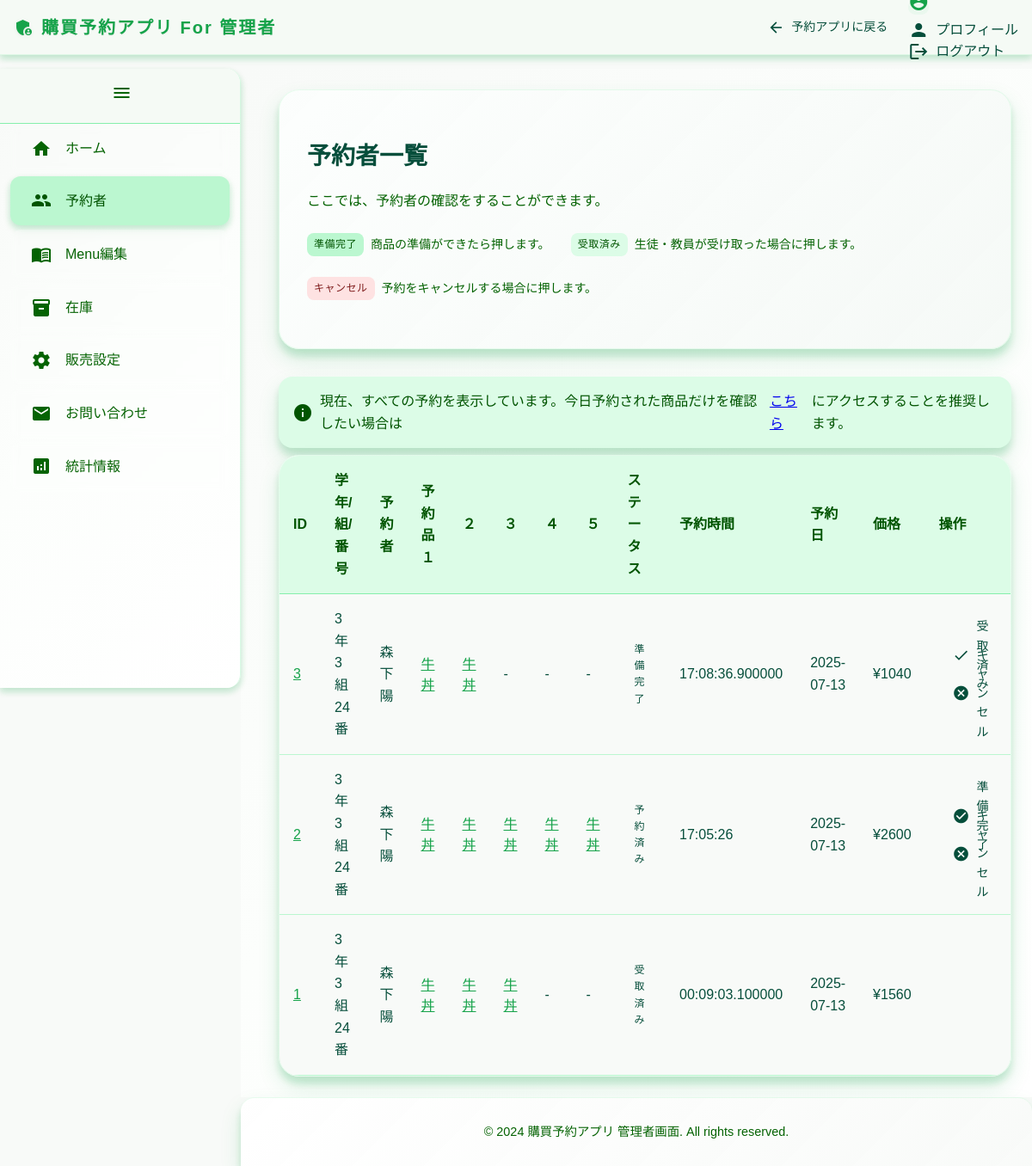
The page /admin/reserve_list (signed in) on the database its author committed.
### kobuy_app/models/models.py (models this page shows, shortened)
class Reserved(db.Model):
    @staticmethod
    def current_date():
        return datetime.datetime.now().date()
    @staticmethod
    def current_time():
        """
        現在の時刻を取得し、ミリ秒を1/10秒単位に丸める
        """
        now = datetime.datetime.now()
        microseconds = now.microsecond // 100000  # ミリ秒を1/10秒単位に丸める
        rounded_time = now.replace(microsecond=microseconds * 100000)
        return rounded_time.time()
    __tablename__ = 'reserved'
    id = db.Column(db.Integer, primary_key=True)
    user_id = db.Column(db.Integer, db.ForeignKey('user.id'), nullable=False)
    product_id_0 = db.Column(db.Integer, db.ForeignKey('menu.id'), nullable=False)
    product_id_1 = db.Column(db.Integer, db.ForeignKey('menu.id'), default=None)
    product_id_2 = db.Column(db.Integer, db.ForeignKey('menu.id'), default=None)
    product_id_3 = db.Column(db.Integer, db.ForeignKey('menu.id'), default=None)
    product_id_4 = db.Column(db.Integer, db.ForeignKey('menu.id'), default=None)
    reserve_day = db.Column(db.Date, default=current_date)
    reserve_time = db.Column(db.Time, default=current_time)
    price = db.Column(db.Integer)
    state = db.Column(db.String(255))
    user = db.relationship('User', backref='reservations')
    menu_item_0 = db.relationship('Menu', foreign_keys=[product_id_0])
    menu_item_1 = db.relationship('Menu', foreign_keys=[product_id_1])
    menu_item_2 = db.relationship('Menu', foreign_keys=[product_id_2])
    menu_item_3 = db.relationship('Menu', foreign_keys=[product_id_3])
    menu_item_4 = db.relationship('Menu', foreign_keys=[product_id_4])

class User(UserMixin, db.Model):
    __tablename__ = 'user'
    id = db.Column(db.Integer, primary_key=True)
    lastname = db.Column(db.String, nullable=False)
    firstname = db.Column(db.String, nullable=False)
    email = db.Column(db.String, nullable=False, unique=True)
    grade = db.Column(db.Integer, nullable=False)
    cls = db.Column(db.Integer, nullable=False)
    num = db.Column(db.Integer, nullable=False)
    password_hash = db.Column(db.String, nullable=False)
    roles = db.relationship('Role', secondary=roles_users, backref=db.backref('users', lazy='dynamic'))
    def has_role(self, role_name):
        return role_name in [role.name for role in self.roles]

class Menu(db.Model):
    __tablename__ = 'menu'
    id = db.Column(db.Integer, primary_key=True)
    orders = db.Column(db.Integer, nullable=False, default=0)
    productname = db.Column(db.String(255))
    price = db.Column(db.String(255))
    buy_cnt = db.Column(db.Integer) # 購入された回数
    explanation = db.Column(db.String(255))
    product_image = db.Column(db.String(255))
    category_id = db.Column(db.Integer, db.ForeignKey('menu_category.id'))

### kobuy_app/views.py (the view)
@app.route("/admin/reserve_list")
@login_required
@admin_required
def reserve_list():
    data = current_webdata("予約者リスト")
    allday = True
    reserve = Reserved.query.order_by(Reserved.id.desc()).all()
    if request.headers.get('X-Requested-With') == 'XMLHttpRequest':
        return render_template("admin/reserve_list.html", reserve=reserve, allday=allday, data=data)
    return render_template("admin/reserve_list.html", reserve=reserve, allday=allday, data=data)

### kobuy_app/__init__.py (called while the page is built)
@login_manager.user_loader
def load_user(user_id):
    return User.query.get(int(user_id))

def admin_required(f):
    @wraps(f)
    def decorated_function(*args, **kwargs):
        if not current_user.is_authenticated or not current_user.has_role("admin"):
            flash("permission denied", "error")
            return redirect("/")
        return f(*args, **kwargs)
    return decorated_function

def login_required(func):
    @wraps(func)
    def decorated_view(*args, **kwargs):
        if request.method in EXEMPT_METHODS or current_app.config.get("LOGIN_DISABLED"):
            pass
        elif not current_user.is_authenticated:
            flash("このページにアクセスするにはログインしてください", "error")
            return current_app.login_manager.unauthorized()
        if callable(getattr(current_app, "ensure_sync", None)):
            return current_app.ensure_sync(func)(*args, **kwargs)
        return func(*args, **kwargs)
    return decorated_view

### kobuy_app/models/models.py (called while the page is built)
    def __repr__(self):
        return f'<Role {self.name}>'

### kobuy_app/views.py (called while the page is built, shortened)
def current_webdata(webtitle: str) -> dict:
    if current_user.is_authenticated:
        data = {
            "webtitle": webtitle,
            "current_user_id": current_user.id,
            "current_user_email": current_user.email,
            "current_user_lastname": current_user.lastname,
            "current_user_firstname": current_user.firstname,
            "current_user_grade": current_user.grade,
            "current_user_cls": current_user.cls,
            "current_user_num": current_user.num,
            "role": str(current_user.roles)
        }
    return data

### kobuy_app/templates/admin/reserve_list.html (shortened to what this page needs)
{% extends "admin_layout.html" %}
{% block content %}
<div class="reserve-list-container">
    <div class="page-header">
        <div class="header-content">
            <h2>予約者一覧{% if allday is not true %}（本日分のみ表示中）{% endif %}</h2>
            <p class="page-description">
                ここでは、予約者の確認をすることができます。
            </p>
        </div>
        <div class="status-guide">
            <div class="status-item">
                <span class="status-badge status-ready">準備完了</span>
                <span>商品の準備ができたら押します。</span>
            </div>
            <div class="status-item">
                <span class="status-badge status-completed">受取済み</span>
                <span>生徒・教員が受け取った場合に押します。</span>
            </div>
            <div class="status-item">
                <span class="status-badge status-cancelled">キャンセル</span>
                <span>予約をキャンセルする場合に押します。</span>
            </div>
        </div>
    </div>
    {% if allday is true %}
    <div class="alert alert-info" role="alert">
        <span class="material-icons">info</span>
        現在、すべての予約を表示しています。今日予約された商品だけを確認したい場合は
        <a href="/admin/reserve_list/today" class="alert-link">こちら</a>にアクセスすることを推奨します。
    </div>
    {% endif %}
    <div class="table-container desktop-only">
        <table class="table">
            <thead>
                <tr>
                    <th>ID</th>
                    <th>学年/組/番号</th>
                    <th>予約者</th>
                    <th>予約品１</th>
                    <th>２</th>
                    <th>３</th>
                    <th>４</th>
                    <th>５</th>
                    <th>ステータス</th>
                    <th>予約時間</th>
                    {% if allday is true %}
                    <th>予約日</th>
                    {% endif %}
                    <th>価格</th>
                    <th>操作</th>
                </tr>
            </thead>
            <tbody>
                {% for reserve in reserve %}
                <tr {% if reserve.state == "キャンセル" %}class="cancelled-row"{% endif %}>
                    <td>
                        <button class="detail-btn" onclick="showReservationDetail({{ reserve.id }})">
                            {{ reserve.id }}
                        </button>
                    </td>
                    <td>{{ reserve.user.grade }}年{{ reserve.user.cls }}組{{  reserve.user.num }}番</td>
                    <td>{{ reserve.user.lastname }}{{ reserve.user.firstname }}</td>
                    <td>
                        {% if reserve.menu_item_0 %}
                        <button class="product-btn" onclick="showProductDetail({{ reserve.menu_item_0.id }})">
                            {{ reserve.menu_item_0.productname }}
                        </button>
                        {% else %}
                        -
                        {% endif %}
                    </td>
                    <td>
                        {% if reserve.menu_item_1 %}
                        <button class="product-btn" onclick="showProductDetail({{ reserve.menu_item_1.id }})">
                            {{ reserve.menu_item_1.productname }}
                        </button>
                        {% else %}
                        -
                        {% endif %}
                    </td>
                    <td>
                        {% if reserve.menu_item_2 %}
                        <button class="product-btn" onclick="showProductDetail({{ reserve.menu_item_2.id }})">
                            {{ reserve.menu_item_2.productname }}
                        </button>
                        {% else %}
                        -
                        {% endif %}
                    </td>
                    <td>
                        {% if reserve.menu_item_3 %}
                        <button class="product-btn" onclick="showProductDetail({{ reserve.menu_item_3.id }})">
                            {{ reserve.menu_item_3.productname }}
                        </button>
                        {% else %}
                        -
                        {% endif %}
                    </td>
                    <td>
                        {% if reserve.menu_item_4 %}
                        <button class="product-btn" onclick="showProductDetail({{ reserve.menu_item_4.id }})">
                            {{ reserve.menu_item_4.productname }}
                        </button>
                        {% else %}
                        -
                        {% endif %}
                    </td>
                    <td>
                        <span class="status-badge status-{{ reserve.state.lower() }}">
                            {{ reserve.state }}
                        </span>
                    </td>
                    <td>{{ reserve.reserve_time }}</td>
                    {% if allday is true %}
                    <td>{{ reserve.reserve_day }}</td>
                    {% endif %}
                    <td>¥{{ reserve.price }}</td>
                    <td>
                        <div class="action-buttons">
                            {% if reserve.state == "予約済み" %}
                            <md-filled-tonal-button onclick="updateReservationStatus({{ reserve.id }}, 'ready')" class="action-btn">
                                <span slot="icon" class="material-icons">check_circle</span>
                                準備完了
                            </md-filled-tonal-button>
                            {% elif reserve.state == "準備完了" %}
                            <md-filled-tonal-button onclick="updateReservationStatus({{ reserve.id }}, 'completed')" class="action-btn">
                                <span slot="icon" class="material-icons">done</span>
                                受取済み
                            </md-filled-tonal-button>
                            {% endif %}
                            {% if reserve.state != "キャンセル" and reserve.state != "受取済み" %}
                            <md-filled-tonal-button onclick="updateReservationStatus({{ reserve.id }}, 'cancelled')" class="action-btn cancel-btn">
                                <span slot="icon" class="material-icons">cancel</span>
                                キャンセル
                            </md-filled-tonal-button>
                            {% endif %}
                        </div>
                    </td>
                </tr>
                {% endfor %}
            </tbody>
        </table>
    </div>
</div>
{% endblock %}

### kobuy_app/templates/admin/reserve_list.html (style rules this page uses)
.reserve-list-container { padding: var(--spacing-lg); }
.page-header { background: var(--gradient-card); border-radius: var(--border-radius-xl); padding: var(--spacing-xl); margin-bottom: var(--spacing-xl); box-shadow: var(--shadow-lg); backdrop-filter: blur(20px); border: 1px solid rgba(134, 239, 172, 0.2); position: relative; overflow: hidden; }
.page-header::before { content: ''; position: absolute; top: 0; left: 0; right: 0; bottom: 0; background: var(--md-sys-color-primary); opacity: 0.01; z-index: -1; }
.page-header h2 { font-size: 28px; font-weight: 700; color: var(--md-sys-color-on-surface); margin-bottom: var(--spacing-sm); }
.page-description { color: var(--md-sys-color-on-surface-variant); margin-bottom: var(--spacing-lg); font-weight: 500; }
.status-guide { display: flex; gap: var(--spacing-lg); flex-wrap: wrap; margin-bottom: var(--spacing-lg); }
.status-item { display: flex; align-items: center; gap: var(--spacing-sm); font-size: 14px; color: var(--md-sys-color-on-surface-variant); }
.table-container { background: var(--gradient-card); border-radius: var(--border-radius-xl); overflow: hidden; box-shadow: var(--shadow-lg); backdrop-filter: blur(10px); border: 1px solid rgba(134, 239, 172, 0.2); }
.detail-btn, .product-btn { background: none; border: none; color: var(--md-sys-color-primary); text-decoration: underline; cursor: pointer; padding: 0; font-size: inherit; font-family: inherit; }
.action-buttons { display: flex; gap: var(--spacing-xs); flex-wrap: wrap; }
.action-btn { font-size: 12px; height: 32px; padding: 0 var(--spacing-sm); }
@media (min-width: 769px) { .desktop-only { display: block; } }

### rows shown on the page
Reserved: id "3", user.grade "3", user.cls "3", user.num "24", user.lastname "森下", user.firstname "陽", menu_item_0.productname "牛丼", menu_item_1.productname "牛丼", state "準備完了", reserve_time "17:08:36.900000", reserve_day "2025-07-13", price "1040"
Reserved: id "2", user.grade "3", user.cls "3", user.num "24", user.lastname "森下", user.firstname "陽", menu_item_0.productname "牛丼", menu_item_1.productname "牛丼", menu_item_2.productname "牛丼", menu_item_3.productname "牛丼", menu_item_4.productname "牛丼", state "予約済み", reserve_time "17:05:26", reserve_day "2025-07-13", price "2600"
Reserved: id "1", user.grade "3", user.cls "3", user.num "24", user.lastname "森下", user.firstname "陽", menu_item_0.productname "牛丼", menu_item_1.productname "牛丼", menu_item_2.productname "牛丼", state "受取済み", reserve_time "00:09:03.100000", reserve_day "2025-07-13", price "1560"
